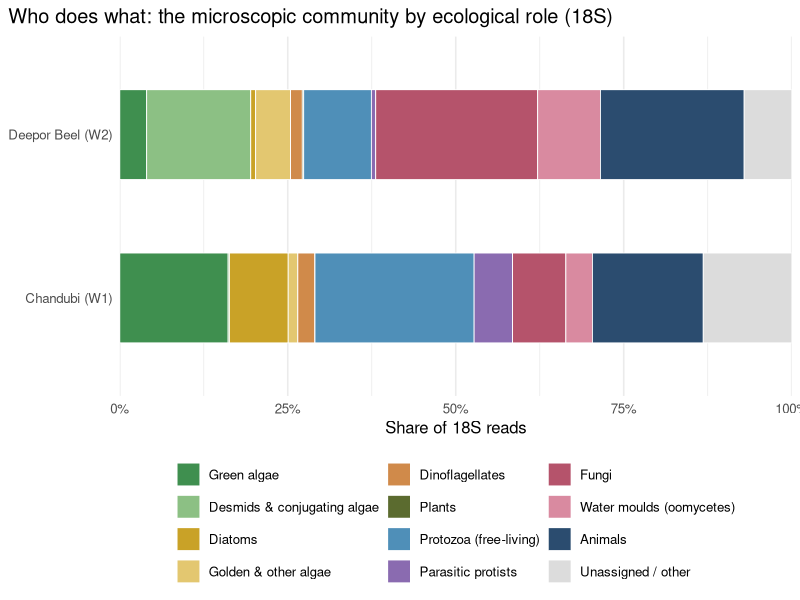
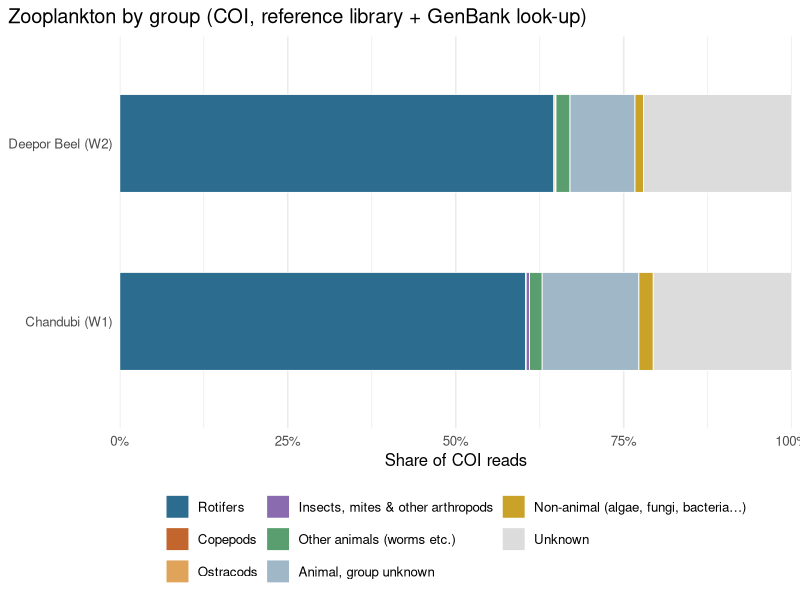
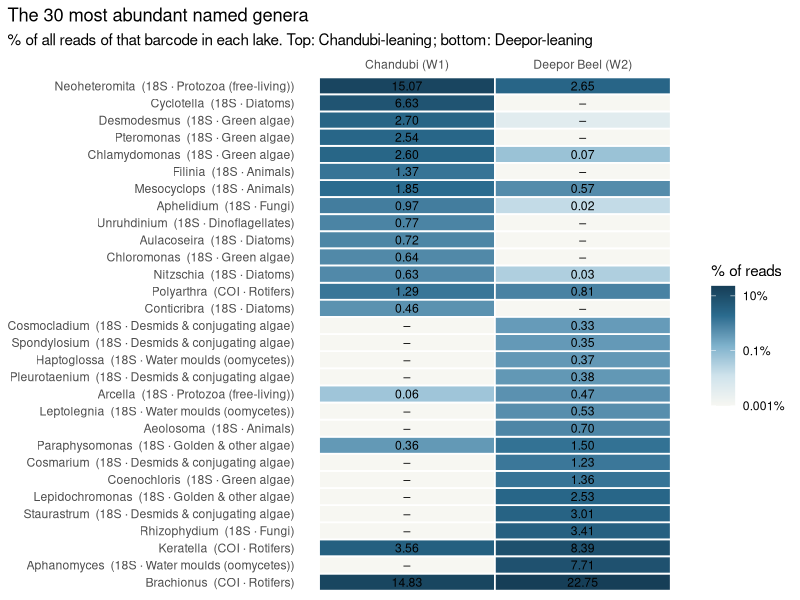

R code for these plots, in order:
# Step 9 — Ecological reading of the named community.
#  (a) 18S reads grouped by ecological role (algae by type, fungi, water moulds,
#      protozoa, parasites, animals).
#  (b) COI reads grouped by animal group, using the reference-library name where
#      available and the NCBI BLAST phylum (>= 80 % identity) for the 40 looked-up unknowns.
#  (c) Heatmap of the most abundant named genera from both markers.
#  (d) Marker complementarity: which animal genera each barcode detected.
#  (e) Indicator taxa: genera/species commonly used as water-quality indicators, with
#      their share in each lake. Interpretation notes are general, not site-specific evidence.
dir.create("work/plots", recursive = TRUE, showWarnings = FALSE)
suppressPackageStartupMessages({ library(data.table); library(ggplot2) })

out <- "results/09_ecology"
dir.create(out, recursive = TRUE, showWarnings = FALSE)
site_of <- c(W1 = "Chandubi (W1)", W2 = "Deepor Beel (W2)")
t18 <- fread("results/06_taxonomy/18S_taxonomy.tsv", sep = "\t", quote = "", na.strings = c("", "NA"))
tco <- fread("results/06_taxonomy/COI_taxonomy.tsv", sep = "\t", quote = "", na.strings = c("", "NA"))
blast <- fread("results/06_taxonomy/COI_blast_unknowns_summary.tsv", sep = "\t", quote = "",
               na.strings = c("", "NA"))
pct <- function(x) 100 * x / sum(x)

# ---- (a) 18S ecological roles ----
diatoms <- c("Mediophyceae", "Coscinodiscophyceae", "Bacillariophyceae")
other_algae <- c("Chrysophyceae", "Eustigmatophyceae", "Xanthophyceae")
protozoa <- c("Rhizaria-Cercozoa", "Alveolata-Ciliophora", "Stramenopiles-Bigyra", "Tubulinea", "Evosea",
              "Opisthokonta-Choanoflagellata", "Centroplasthelida", "Ancyromonadida", "Rigifilida",
              "Alveolata-Chrompodellids")
parasites <- c("Alveolata-Perkinsea", "Alveolata-Apicomplexa", "Opisthokonta-Ichthyosporea")
t18[, role := fcase(
  Division == "Chlorophyta", "Green algae",
  Division == "Streptophyta" & Class == "Zygnemophyceae", "Desmids & conjugating algae",
  Division == "Streptophyta", "Plants",
  Class %in% diatoms, "Diatoms",
  Class %in% other_algae | Division %in% c("Glaucophyta", "Cryptophyta", "Haptophyta", "Rhodophyta"),
    "Golden & other algae",
  Division == "Alveolata-Dinoflagellata", "Dinoflagellates",
  Division == "Opisthokonta-Fungi", "Fungi",
  Class %in% c("Peronosporomycetes", "Hyphochytriomyceta"), "Water moulds (oomycetes)",
  Division %in% protozoa, "Protozoa (free-living)",
  Division %in% parasites, "Parasitic protists",
  Division == "Opisthokonta-Metazoa", "Animals",
  default = "Unassigned / other")]
roles <- t18[, .(W1 = sum(W1), W2 = sum(W2)), by = role][, `:=`(W1 = round(pct(W1), 2), W2 = round(pct(W2), 2))]
role_levels <- c("Green algae", "Desmids & conjugating algae", "Diatoms", "Golden & other algae", "Dinoflagellates",
                 "Plants", "Protozoa (free-living)", "Parasitic protists", "Fungi", "Water moulds (oomycetes)",
                 "Animals", "Unassigned / other")
roles <- roles[order(match(role, role_levels))]
fwrite(roles, file.path(out, "18S_ecological_roles.tsv"), sep = "\t")
fwrite(t18[, .(asv, W1, W2, role, Division, Class, Genus, Species)], file.path(out, "18S_asv_roles.tsv"), sep = "\t")

role_cols <- c("Green algae" = "#3f8f4f", "Desmids & conjugating algae" = "#8cc084", "Diatoms" = "#c9a227",
               "Golden & other algae" = "#e3c770", "Dinoflagellates" = "#d08a4a", "Plants" = "#5b6b2f",
               "Protozoa (free-living)" = "#4f8fb8", "Parasitic protists" = "#8a6bb0", "Fungi" = "#b5536b",
               "Water moulds (oomycetes)" = "#d98aa0", "Animals" = "#2b4c6f", "Unassigned / other" = "#dcdcdc")
rl <- melt(roles, id.vars = "role", variable.name = "sample", value.name = "pct")
rl[, site := site_of[sample]][, role := factor(role, levels = rev(role_levels))]
p1 <- ggplot(rl, aes(pct, site, fill = role)) +
  geom_col(width = 0.55, colour = "white", linewidth = 0.3) +
  scale_fill_manual(values = role_cols, breaks = role_levels) +
  scale_x_continuous(labels = function(x) paste0(x, "%"), expand = c(0, 0)) +
  labs(x = "Share of 18S reads", y = NULL, fill = NULL,
       title = "Who does what: the microscopic community by ecological role (18S)") +
  theme_minimal(base_size = 12) +
  theme(legend.position = "bottom", plot.title.position = "plot") + guides(fill = guide_legend(ncol = 3))
saveRDS(p1, "work/plots/09_18S_roles.rds")
ggsave("docs/img/09_18S_roles.png", p1, width = 10, height = 4.6, dpi = 120)

# ---- (b) COI animal groups (library + BLAST) ----
bl <- blast[ncbi_identity >= 80, .(asv, blast_phylum = ncbi_phylum, blast_class = ncbi_class)]
tco <- merge(tco, bl, by = "asv", all.x = TRUE)
tco[, phylum_final := fifelse(!is.na(Phylum), Phylum, blast_phylum)]
tco[, class_final := fifelse(!is.na(Class), Class, blast_class)]
tco[, group := fcase(
  phylum_final == "Rotifera", "Rotifers",
  phylum_final == "Arthropoda" & (grepl("Hexanauplia|Copepoda", class_final) | Genus %in% "Mesocyclops"), "Copepods",
  phylum_final == "Arthropoda" & class_final %in% "Ostracoda", "Ostracods",
  phylum_final == "Arthropoda", "Insects, mites & other arthropods",
  phylum_final %in% c("Nemertea", "Nematoda", "Mollusca", "Annelida", "Gastrotricha", "Platyhelminthes", "Metazoa"),
    "Other animals (worms etc.)",
  !is.na(phylum_final), "Non-animal (algae, fungi, bacteria…)",
  Kingdom %in% "Metazoa", "Animal, group unknown",
  default = "Unknown")]
grp <- tco[, .(W1 = sum(W1), W2 = sum(W2)), by = group][, `:=`(W1 = round(pct(W1), 2), W2 = round(pct(W2), 2))]
grp_levels <- c("Rotifers", "Copepods", "Ostracods", "Insects, mites & other arthropods", "Other animals (worms etc.)",
                "Animal, group unknown", "Non-animal (algae, fungi, bacteria…)", "Unknown")
grp <- grp[order(match(group, grp_levels))]
fwrite(grp, file.path(out, "COI_animal_groups.tsv"), sep = "\t")
fwrite(tco[, .(asv, W1, W2, group, phylum_final, class_final, Genus, Species, identity)],
       file.path(out, "COI_asv_groups.tsv"), sep = "\t")

grp_cols <- c("Rotifers" = "#2b6c8f", "Copepods" = "#c2662d", "Ostracods" = "#e0a35a",
              "Insects, mites & other arthropods" = "#8a6bb0", "Other animals (worms etc.)" = "#5a9e6f",
              "Animal, group unknown" = "#9fb7c6", "Non-animal (algae, fungi, bacteria…)" = "#c9a227",
              "Unknown" = "#dcdcdc")
gl <- melt(grp, id.vars = "group", variable.name = "sample", value.name = "pct")
gl[, site := site_of[sample]][, group := factor(group, levels = rev(grp_levels))]
p2 <- ggplot(gl, aes(pct, site, fill = group)) +
  geom_col(width = 0.55, colour = "white", linewidth = 0.3) +
  scale_fill_manual(values = grp_cols, breaks = grp_levels) +
  scale_x_continuous(labels = function(x) paste0(x, "%"), expand = c(0, 0)) +
  labs(x = "Share of COI reads", y = NULL, fill = NULL,
       title = "Zooplankton by group (COI, reference library + GenBank look-up)") +
  theme_minimal(base_size = 12) +
  theme(legend.position = "bottom", plot.title.position = "plot") + guides(fill = guide_legend(ncol = 3))
saveRDS(p2, "work/plots/09_COI_groups.rds")
ggsave("docs/img/09_COI_groups.png", p2, width = 10, height = 4.4, dpi = 120)

# ---- (c) heatmap of top genera, both markers ----
gen <- rbind(t18[!is.na(Genus), .(marker = "18S", Genus, W1, W2, role)],
             tco[!is.na(Genus), .(marker = "COI", Genus, W1, W2, role = group)])
tot <- list(`18S` = c(W1 = sum(t18$W1), W2 = sum(t18$W2)), COI = c(W1 = sum(tco$W1), W2 = sum(tco$W2)))
gen[, `:=`(W1p = 100 * W1 / tot[[marker]][["W1"]], W2p = 100 * W2 / tot[[marker]][["W2"]]), by = marker]
g <- gen[, .(W1 = sum(W1p), W2 = sum(W2p), role = role[1]), by = .(marker, Genus)]
topg <- g[order(-(pmax(W1, W2)))][1:30]
fwrite(topg[, `:=`(W1 = round(W1, 3), W2 = round(W2, 3))], file.path(out, "top_genera.tsv"), sep = "\t")
hm <- melt(topg, id.vars = c("marker", "Genus", "role"), measure.vars = c("W1", "W2"),
           variable.name = "sample", value.name = "pct")
hm[, site := factor(site_of[sample], levels = site_of)]
hm[, lab := sprintf("%s  (%s · %s)", gsub("_", " ", Genus), marker, role)]
ord <- topg[order(W1 - W2), sprintf("%s  (%s · %s)", gsub("_", " ", Genus), marker, role)]
hm[, lab := factor(lab, levels = ord)]
p3 <- ggplot(hm, aes(site, lab, fill = pmax(pct, 0.001))) +
  geom_tile(colour = "white", linewidth = 0.6) +
  geom_text(aes(label = ifelse(pct >= 0.01, sprintf("%.2f", pct), "–")), size = 3.1) +
  scale_fill_gradientn(colours = c("#f7f7f2", "#cfe3ec", "#7fb2cc", "#2b6c8f", "#163e57"), trans = "log10",
                       labels = function(x) paste0(x, "%"), name = "% of reads") +
  scale_x_discrete(position = "top") +
  labs(x = NULL, y = NULL, title = "The 30 most abundant named genera",
       subtitle = "% of all reads of that barcode in each lake. Top: Chandubi-leaning; bottom: Deepor-leaning") +
  theme_minimal(base_size = 11) + theme(panel.grid = element_blank(), plot.title.position = "plot")
saveRDS(p3, "work/plots/09_genera_heatmap.rds")
ggsave("docs/img/09_genera_heatmap.png", p3, width = 9, height = 9.5, dpi = 120)

# ---- (d) marker complementarity for animals ----
a18 <- t18[Division == "Opisthokonta-Metazoa" & !is.na(Genus), .(phylum = na.omit(Class)[1]), by = Genus]
aco <- tco[Kingdom %in% "Metazoa" & !is.na(Genus), .(phylum = na.omit(Phylum)[1]), by = Genus]
comp <- merge(a18[, .(Genus, phylum_18S = phylum, in_18S = TRUE)], aco[, .(Genus, phylum_COI = phylum, in_COI = TRUE)],
              by = "Genus", all = TRUE)
comp[is.na(in_18S), in_18S := FALSE][is.na(in_COI), in_COI := FALSE]
comp[, group := fifelse(!is.na(phylum_18S), phylum_18S, phylum_COI)]
comp[, detected_by := fcase(in_18S & in_COI, "both", in_18S, "18S only", default = "COI only")]
fwrite(comp[order(detected_by, group, Genus), .(Genus, group, detected_by)], file.path(out, "animal_genera_by_marker.tsv"), sep = "\t")
phyla <- rbind(t18[Division == "Opisthokonta-Metazoa" & !is.na(Class), .(marker = "18S", phylum = Class, W1, W2)],
               tco[!is.na(phylum_final) & !group %in% c("Non-animal (algae, fungi, bacteria…)", "Unknown"),
                   .(marker = "COI", phylum = phylum_final, W1, W2)])
fwrite(phyla[, .(asvs = .N, reads = sum(W1 + W2)), by = .(phylum, marker)][order(phylum, marker)],
       file.path(out, "animal_phyla_by_marker.tsv"), sep = "\t")

# ---- (e) indicator taxa ----
ind <- fread("scripts/indicator_taxa.tsv", sep = "\t", quote = "")
lookup <- function(level, name, marker) {
  d <- if (marker == "18S") t18 else tco
  hit <- d[[level]] %in% name
  c(W1 = 100 * sum(d$W1[hit]) / sum(d$W1), W2 = 100 * sum(d$W2[hit]) / sum(d$W2))
}
ind_res <- rbindlist(lapply(seq_len(nrow(ind)), function(i) {
  v <- lookup(ind$level[i], ind$name[i], ind$marker[i])
  data.table(ind[i], chandubi_pct = round(v[["W1"]], 3), deepor_pct = round(v[["W2"]], 3))
}))
fwrite(ind_res, file.path(out, "indicator_taxa.tsv"), sep = "\t")

print(roles); print(grp); print(comp[, .N, by = detected_by]); print(ind_res[, .(name, marker, chandubi_pct, deepor_pct)])
